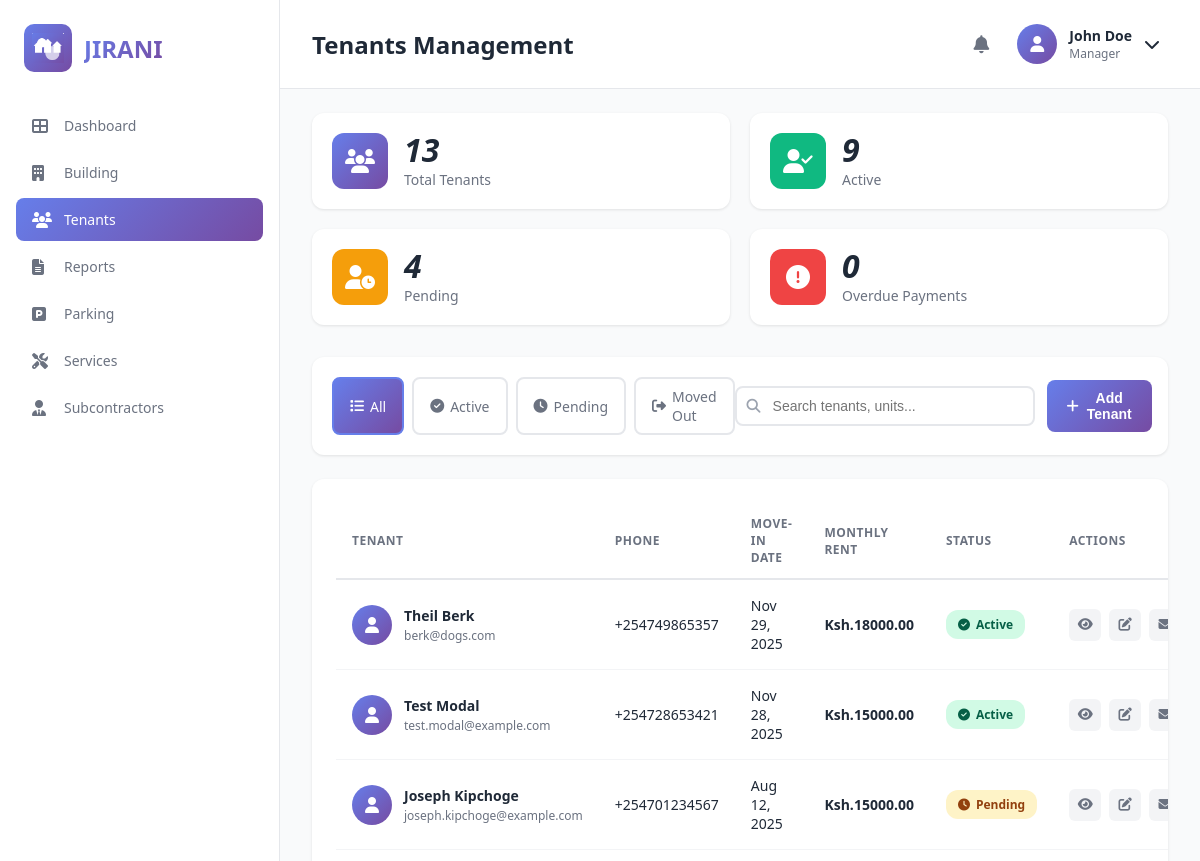
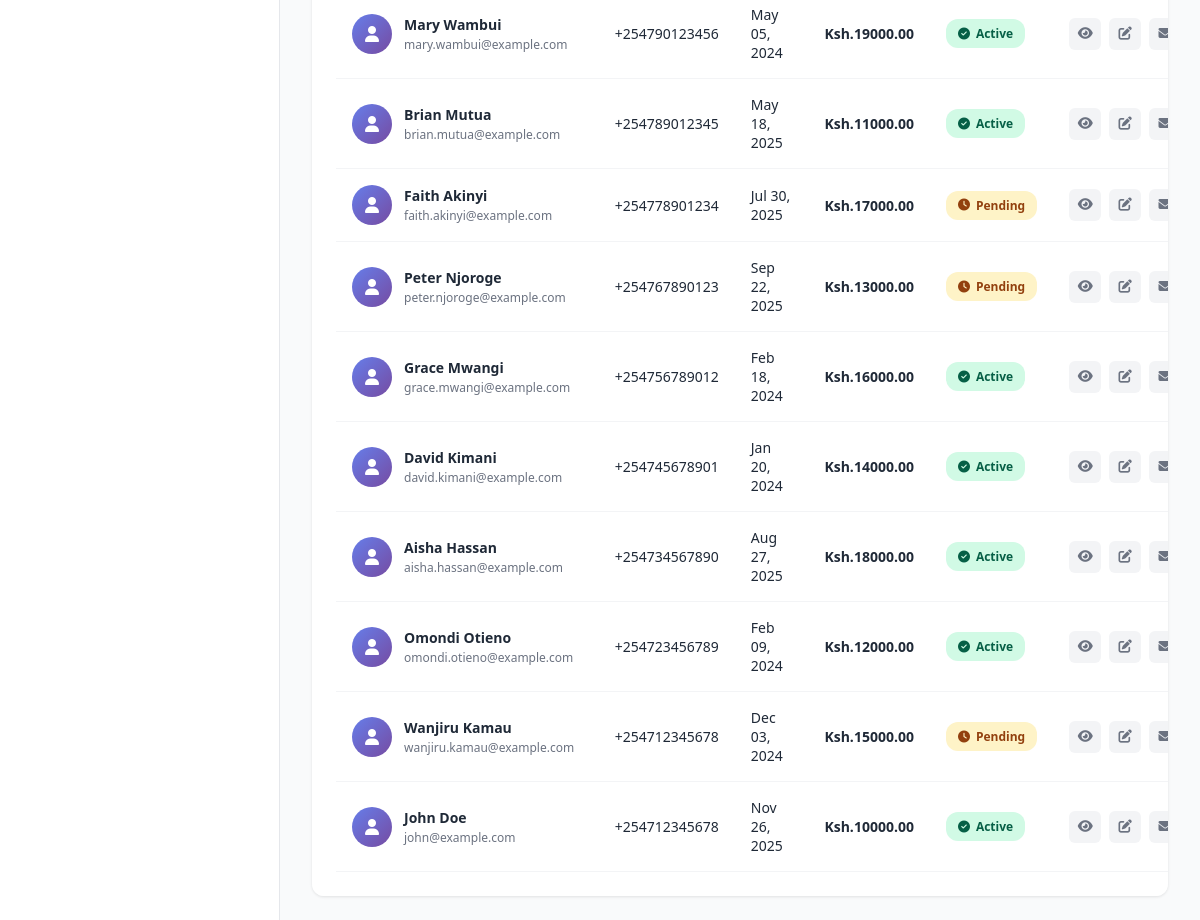
The app's page /tenants/ (signed in) with its own data (2 pictures, top to bottom).
### dashboard/models.py (models this page shows, shortened)
class Resident(models.Model):
    STATUS_CHOICES = [
        ('active', 'Active'),
        ('pending', 'Pending'),
        ('moved_out', 'Moved Out'),
    ]
    user = models.OneToOneField(User, on_delete=models.CASCADE)
    unit_number = models.CharField(max_length=10)
    phone = models.CharField(max_length=15)
    move_in_date = models.DateField()
    monthly_rent = models.DecimalField(max_digits=10, decimal_places=2, default=10000.00)
    is_active = models.BooleanField(default=True)
    status = models.CharField(max_length=20, choices=STATUS_CHOICES, default='active')

### dashboard/views.py (the view, shortened to what this page needs)
# urls.py: path('tenants/', views.tenants_view, name='tenants'),
@login_required
def tenants_view(request):
    all_residents = Resident.objects.select_related('user').order_by('-id')
    filter_status = request.GET.get('status', 'all')
    search_query = request.GET.get('search', '')
    if filter_status == 'active':
        residents = all_residents.filter(status='active')
    elif filter_status == 'pending':
        residents = all_residents.filter(status='pending')
    elif filter_status == 'moved_out':
        residents = all_residents.filter(status='moved_out')
    else:
        residents = all_residents
    stats = {
        'total': all_residents.count(),
        'active': all_residents.filter(status='active').count(),
        'pending': all_residents.filter(status='pending').count(),
        'moved_out': all_residents.filter(status='moved_out').count(),
    }
    from datetime import date
    current_month = date.today().month
    overdue = Payment.objects.filter(
        due_date__month__lt=current_month,
        paid=False
    ).values('resident').distinct().count()
    context = {
        'residents': residents,
        'stats': stats,
        'overdue': overdue,
        'filter_status': filter_status,
        'search_query': search_query,
    }
    return render(request, 'dashboard/tenants.html', context)

### dashboard/templates/dashboard/tenants.html (shortened to what this page needs)
{% load static %}
<!DOCTYPE html>
<html lang="en">
<head>
    <link rel="stylesheet" href="{% static 'css/style.css' %}">
    <link rel="stylesheet" href="https://cdnjs.cloudflare.com/ajax/libs/font-awesome/6.4.0/css/all.min.css">
</head>
<body>
    <div class="container">
        <aside class="sidebar">
            <div class="logo">
                <div class="logo-icon">
                    <img src="{% static 'images/Jirani App Logo 1.png' %}" alt="Jirani Logo" style="width: 32px; height: 32px; object-fit: contain;">
                </div>
                <h1>JIRANI</h1>
            </div>
            <nav class="nav-menu">
                <a href="{% url 'dashboard' %}" class="nav-item">
                    <i class="fas fa-th-large"></i>
                    <span>Dashboard</span>
                </a>
                <a href="#" class="nav-item">
                    <i class="fas fa-building"></i>
                    <span>Building</span>
                </a>
                <a href="{% url 'tenants' %}" class="nav-item active">
                    <i class="fas fa-users"></i>
                    <span>Tenants</span>
                </a>
                <a href="#" class="nav-item">
                    <i class="fas fa-file-alt"></i>
                    <span>Reports</span>
                </a>
                <a href="{% url 'parking' %}" class="nav-item">
                    <i class="fas fa-parking"></i>
                    <span>Parking</span>
                </a>
                <a href="{% url 'services' %}" class="nav-item">
                    <i class="fas fa-tools"></i>
                    <span>Services</span>
                </a>
                <a href="{% url 'subcontractors' %}" class="nav-item">
                    <i class="fas fa-user-tie"></i>
                    <span>Subcontractors</span>
                </a>
            </nav>
        </aside>
        <main class="main-content">
            <header class="top-nav">
                <h2 style="font-size: 24px; font-weight: 700; color: #1f2937;">Tenants Management</h2>
                <div class="user-section">
                    <i class="fas fa-bell"></i>
                    <div class="user-profile" id="userProfileBtn">
                        <div class="user-avatar">
                            <i class="fas fa-user"></i>
                        </div>
                        <div class="user-info">
                            <div class="user-name">{{ user.get_full_name }}</div>
                            <div class="user-role">Manager</div>
                        </div>
                        <i class="fas fa-chevron-down"></i>
                    </div>
                </div>
            </header>
            <div class="tenants-page">
                <div class="stats-grid">
                    <div class="stat-card">
                        <div class="stat-icon" style="background: linear-gradient(135deg, #667eea 0%, #764ba2 100%);">
                            <i class="fas fa-users"></i>
                        </div>
                        <div class="stat-content">
                            <div class="stat-number">{{ stats.total }}</div>
                            <div class="stat-label">Total Tenants</div>
                        </div>
                    </div>
                    <div class="stat-card">
                        <div class="stat-icon" style="background: #10b981;">
                            <i class="fas fa-user-check"></i>
                        </div>
                        <div class="stat-content">
                            <div class="stat-number">{{ stats.active }}</div>
                            <div class="stat-label">Active</div>
                        </div>
                    </div>
                    <div class="stat-card">
                        <div class="stat-icon" style="background: #f59e0b;">
                            <i class="fas fa-user-clock"></i>
                        </div>
                        <div class="stat-content">
                            <div class="stat-number">{{ stats.pending }}</div>
                            <div class="stat-label">Pending</div>
                        </div>
                    </div>
                    <div class="stat-card">
                        <div class="stat-icon" style="background: #ef4444;">
                            <i class="fas fa-exclamation-circle"></i>
                        </div>
                        <div class="stat-content">
                            <div class="stat-number">{{ overdue }}</div>
                            <div class="stat-label">Overdue Payments</div>
                        </div>
                    </div>
                </div>
                <div class="tenants-toolbar">
                    <div class="filter-buttons">
                        <a href="?status=all" class="filter-btn {% if filter_status == 'all' %}active{% endif %}">
                            <i class="fas fa-list"></i> All
                        </a>
                        <a href="?status=active" class="filter-btn {% if filter_status == 'active' %}active{% endif %}">
                            <i class="fas fa-check-circle"></i> Active
                        </a>
                        <a href="?status=pending" class="filter-btn {% if filter_status == 'pending' %}active{% endif %}">
                            <i class="fas fa-clock"></i> Pending
                        </a>
                        <a href="?status=moved_out" class="filter-btn {% if filter_status == 'moved_out' %}active{% endif %}">
                            <i class="fas fa-sign-out-alt"></i> Moved Out
                        </a>
                    </div>
                    <div class="search-actions">
                        <form method="GET" class="search-form">
                            <i class="fas fa-search"></i>
                            <input type="text" name="search" placeholder="Search tenants, units..." value="{{ search_query }}">
                        </form>
                        <button class="btn-primary" id="addTenantBtn">
                            <i class="fas fa-plus"></i> Add Tenant
                        </button>
                    </div>
                </div>
                <div class="tenants-table-container">
                    <table class="tenants-table">
                        <thead>
                            <tr>
                                <th>Tenant</th>
                                <th>Phone</th>
                                <th>Move-in Date</th>
                                <th>Monthly Rent</th>
                                <th>Status</th>
                                <th>Actions</th>
                            </tr>
                        </thead>
                        <tbody>
                            {% for resident in residents %}
                            <tr data-resident-id="{{ resident.id }}">
                                <td>
                                    <div class="tenant-info">
                                        <div class="tenant-avatar">
                                            <i class="fas fa-user"></i>
                                        </div>
                                        <div class="tenant-details">
                                            <div class="tenant-name">{{ resident.user.get_full_name }}</div>
                                            <div class="tenant-email">{{ resident.user.email }}</div>
                                        </div>
                                    </div>
                                </td>
                                <td>{{ resident.phone }}</td>
                                <td>{{ resident.move_in_date|date:"M d, Y" }}</td>
                                <td><strong>Ksh.{{ resident.monthly_rent|floatformat:2 }}</strong></td>
                                <td>
                                    {% if resident.status == 'active' %}
                                        <span class="status-badge active">
                                            <i class="fas fa-check-circle"></i> Active
                                        </span>
                                    {% elif resident.status == 'pending' %}
                                        <span class="status-badge pending">
                                            <i class="fas fa-clock"></i> Pending
                                        </span>
                                    {% else %}
                                        <span class="status-badge moved-out">
                                            <i class="fas fa-times-circle"></i> Moved Out
                                        </span>
                                    {% endif %}
                                </td>
                                <td>
                                    <div class="action-buttons">
                                        <button class="btn-icon" title="View Details">
                                            <i class="fas fa-eye"></i>
                                        </button>
                                        <button class="btn-icon" title="Edit">
                                            <i class="fas fa-edit"></i>
                                        </button>
                                        <button class="btn-icon" title="Message">
                                            <i class="fas fa-envelope"></i>
                                        </button>
                                    </div>
                                </td>
                            </tr>
                            {% endfor %}
                        </tbody>
                    </table>
                </div>
            </div>
        </main>
    </div>
</body>
</html>

### records on screen
Resident: user.get_full_name "Theil Berk", user.email "berk@dogs.com", phone "+254749865357", move_in_date "Nov 29, 2025", monthly_rent "18000.00", status "active" (drawn)
Resident: user.get_full_name "Test Modal", user.email "test.modal@example.com", phone "+254728653421", move_in_date "Nov 28, 2025", monthly_rent "15000.00", status "active" (drawn)
Resident: user.get_full_name "Joseph Kipchoge", user.email "joseph.kipchoge@example.com", phone "+254701234567", move_in_date "Aug 12, 2025", monthly_rent "15000.00", status "pending" (drawn)
Resident: user.get_full_name "Mary Wambui", user.email "mary.wambui@example.com", phone "+254790123456", move_in_date "May 05, 2024", monthly_rent "19000.00", status "active" (drawn)
Resident: user.get_full_name "Brian Mutua", user.email "brian.mutua@example.com", phone "+254789012345", move_in_date "May 18, 2025", monthly_rent "11000.00", status "active" (drawn)
Resident: user.get_full_name "Faith Akinyi", user.email "faith.akinyi@example.com", phone "+254778901234", move_in_date "Jul 30, 2025", monthly_rent "17000.00", status "pending" (drawn)
Resident: user.get_full_name "Peter Njoroge", user.email "peter.njoroge@example.com", phone "+254767890123", move_in_date "Sep 22, 2025", monthly_rent "13000.00", status "pending" (drawn)
Resident: user.get_full_name "Grace Mwangi", user.email "grace.mwangi@example.com", phone "+254756789012", move_in_date "Feb 18, 2024", monthly_rent "16000.00", status "active" (drawn)
Resident: user.get_full_name "David Kimani", user.email "david.kimani@example.com", phone "+254745678901", move_in_date "Jan 20, 2024", monthly_rent "14000.00", status "active" (drawn)
Resident: user.get_full_name "Aisha Hassan", user.email "aisha.hassan@example.com", phone "+254734567890", move_in_date "Aug 27, 2025", monthly_rent "18000.00", status "active" (drawn)
Resident: user.get_full_name "Omondi Otieno", user.email "omondi.otieno@example.com", phone "+254723456789", move_in_date "Feb 09, 2024", monthly_rent "12000.00", status "active" (drawn)
Resident: user.get_full_name "Wanjiru Kamau", user.email "wanjiru.kamau@example.com", phone "+254712345678", move_in_date "Dec 03, 2024", monthly_rent "15000.00", status "pending" (drawn)
Resident: user.get_full_name "John Doe", user.email "john@example.com", phone "+254712345678", move_in_date "Nov 26, 2025", monthly_rent "10000.00", status "active" (drawn)

### other values on screen
{{ user.get_full_name }} "John Doe"
{{ stats.total }} "13"
{{ stats.active }} "9"
{{ stats.pending }} "4"
{{ overdue }} "0"
